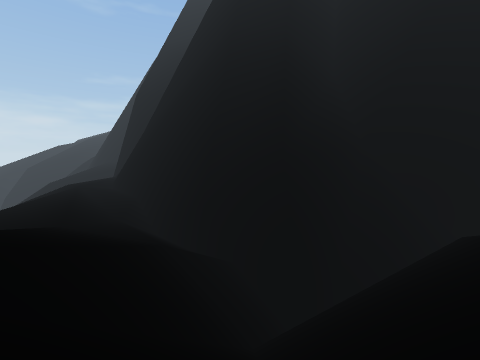
view 1 (above)

21 first-person views from a walk through a 3-D level made in the Unity game engine. The camera is 1.2 m above the floor, tilts 6° down and sees 90° across. The floor is counted in squares, 2 m on a side. Each view is taken from the middle of a square. On the plan, view 1 faces up. The plan holds only what a view shows up to about 9 squares ahead; the rest is blank. The place goes on beyond the plan. The player is left out.

view 2
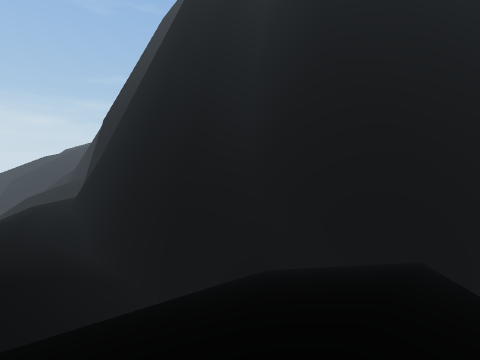

view 3
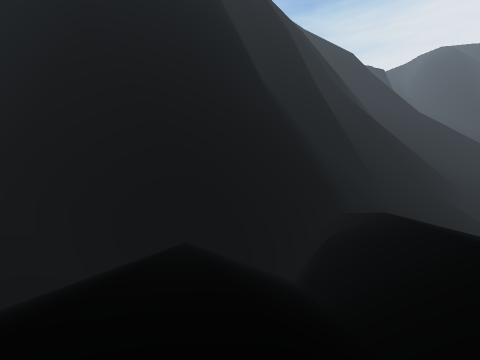

view 4
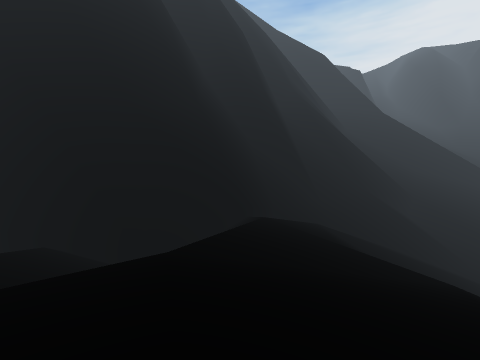

view 5
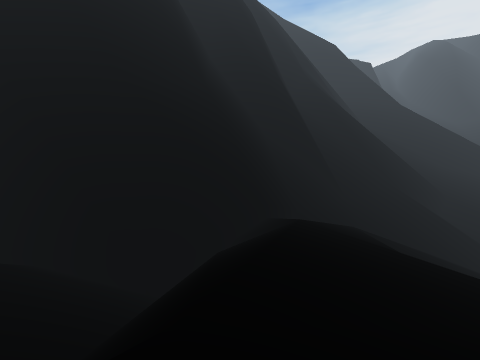

view 6
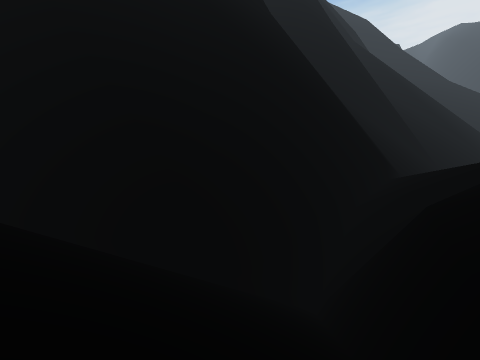

view 7
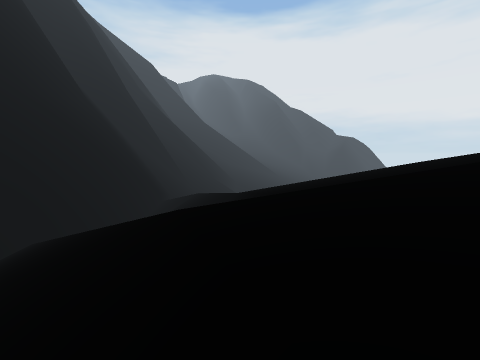

view 8
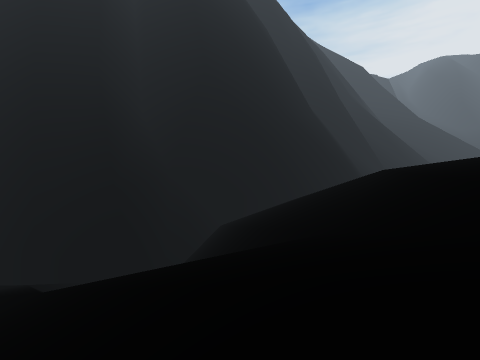

view 9
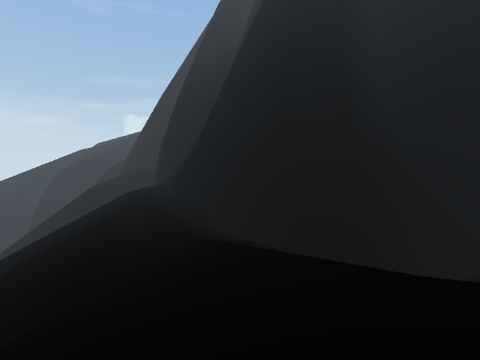

view 10
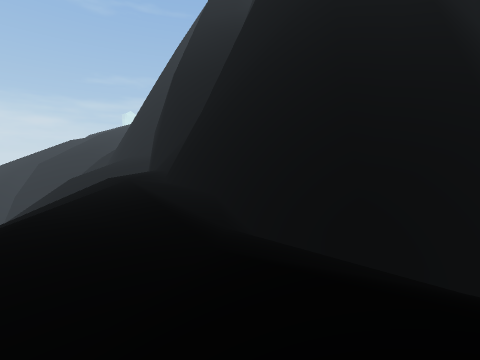

view 11
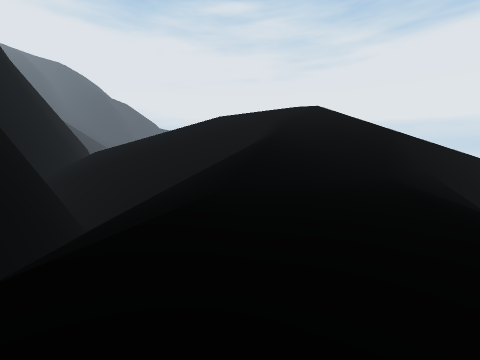

view 12
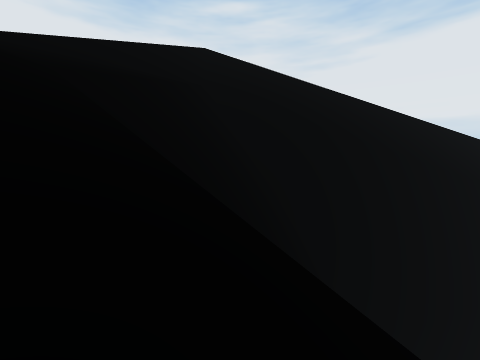

view 13
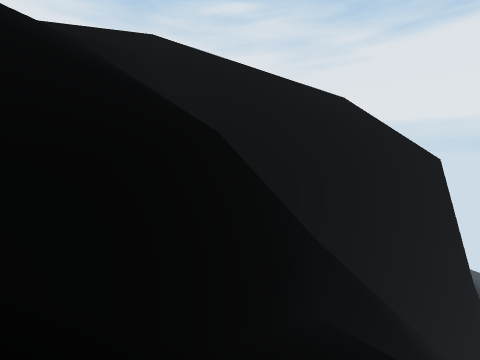

view 14
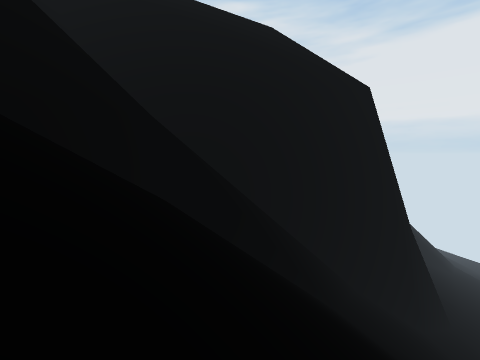

view 15
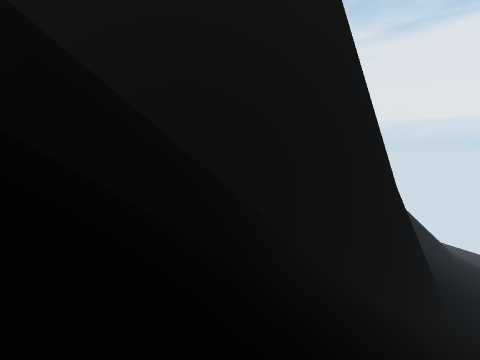

view 16
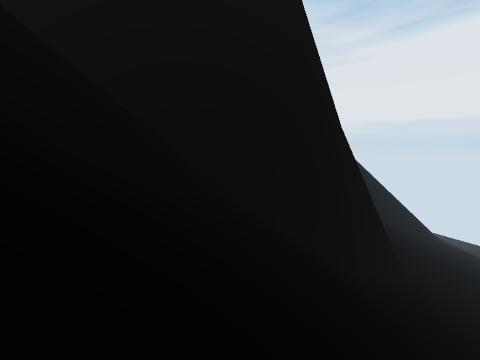

view 17
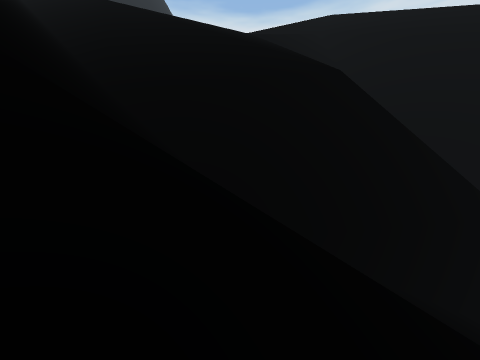

view 18
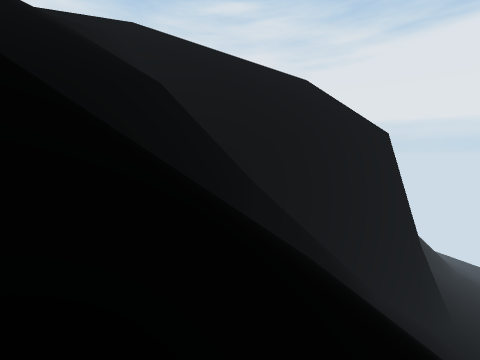

view 19
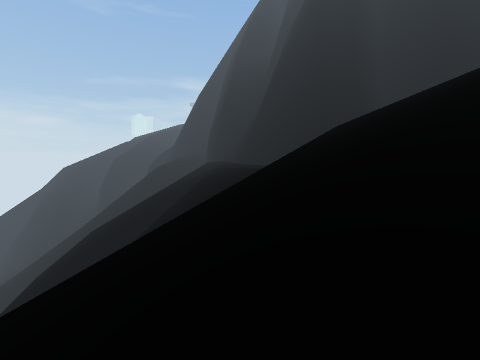

view 20
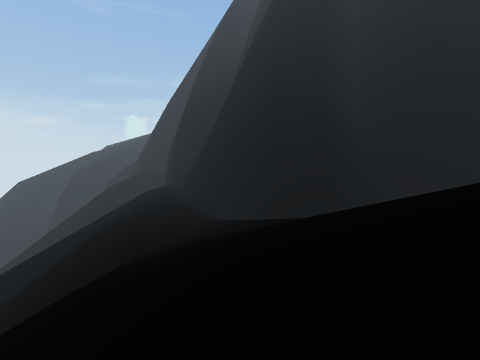

view 21
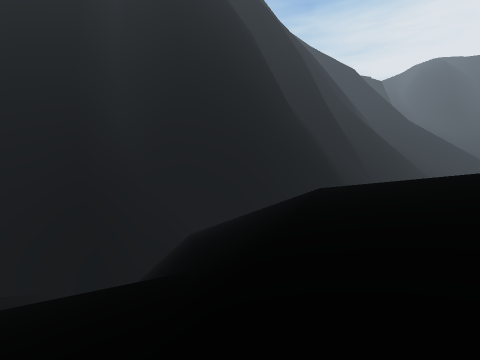

### Floor plan
Key: @ floor where view 1 was taken; # wall or solid block; . main floor; - floor 0.75 m lower than the main floor; : floor 3.25 m higher than the main floor; + floor 4 m higher than the main floor; * floor 5 m higher than the main floor; % floor 5.75 m higher than the main floor; / step, stairs or slope; = window, fence, low wall or low ledge; ^ raised ledge; v drop or lower ground.
Columns run from 18 left of view 1 to 18 right of it. Each row starts with its distance up from view 1.
 12        ///../##
 11        // ./-/#
 10           ../-##
  9           ..///##
  8        ///...///###  #####
  7       /////../////####vvv###
  6       /////.../////##vvv  /##
  5       /////...///=/=vvv//  /###
  4        /////..///== //////////###
  3  / /  //////.////=  ///////////######
  2   /   ///////////=  /// //////##v//
  1       v////#/////   ///   ///=#/v/
  0  /    =    =/=/// @ ///    /////////
 -1     //v     v=//     //     //://///
 -2     ///    v///     / %/  //+///////
 -3  /  /#  /#=v/// /         */   ///
 -4   //##  #^v//  / /       %%    ///
 -5 / //#/ ##v//             %/    ///
 -6   //#/##vv/
 -7  ///#/# v/
 -8  ///###vv/ /
 -9  ///#
-10 ///##
-11 //##
-12 //#
-13 //#
-14 ///
-15 ///

Where each view was taken, in squares from view 1:
view 1: 0 up, 0 right, facing up
view 2: 2 down, 4 right, facing up
view 3: 2 down, 5 right, facing up-right
view 4: 5 down, 8 right, facing up-right
view 5: 3 down, 9 right, facing up-right
view 6: 1 up, 9 right, facing up-right
view 7: 2 down, 2 right, facing right
view 8: 3 down, 2 left, facing up-right
view 9: 1 down, 3 left, facing up
view 10: 3 up, 4 left, facing up
view 11: 8 up, 7 left, facing down-right
view 12: 2 up, 10 left, facing down-right
view 13: 3 up, 15 left, facing down-right
view 14: 0 up, 17 left, facing down-right
view 15: 3 down, 17 left, facing down-right
view 16: 5 down, 18 left, facing down-right
view 17: 2 up, 16 left, facing right
view 18: 3 up, 17 left, facing down-right
view 19: 8 down, 7 left, facing up
view 20: 4 down, 3 left, facing up
view 21: 4 down, 1 left, facing up-right
